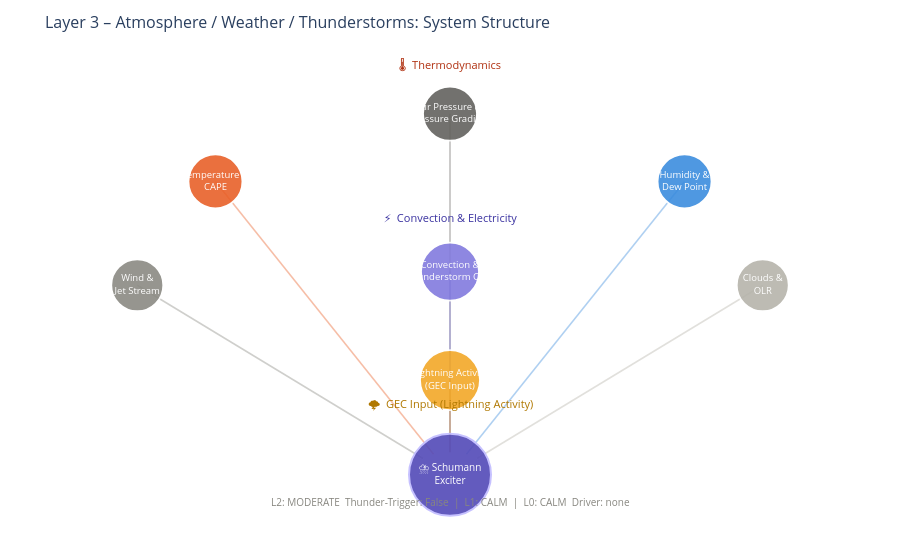

The notebook cell this image was saved under:
### Markdown cell above
---
## 1. System Structure: The Elements of Layer 3

### Code cell
elements = [
    {'name': 'Air Pressure &<br>Pressure Gradient', 'x': 0.50, 'y': 0.92, 'color': '#5F5E5A', 'sz': 54},
    {'name': 'Temperature &<br>CAPE',          'x': 0.20, 'y': 0.77, 'color': '#E85D24', 'sz': 54},
    {'name': 'Humidity &<br>Dew Point',         'x': 0.80, 'y': 0.77, 'color': '#378ADD', 'sz': 54},
    {'name': 'Wind &<br>Jet Stream',            'x': 0.10, 'y': 0.54, 'color': '#888780', 'sz': 52},
    {'name': 'Convection &<br>Thunderstorm Cells', 'x': 0.50, 'y': 0.57, 'color': '#7F77DD', 'sz': 58},
    {'name': 'Clouds &<br>OLR',               'x': 0.90, 'y': 0.54, 'color': '#B4B2A9', 'sz': 52},
    {'name': 'Lightning Activity<br>(GEC Input)', 'x': 0.50, 'y': 0.33, 'color': '#F2A623', 'sz': 60},
]
core = {'x': 0.50, 'y': 0.12}

fig = go.Figure()
for el in elements:
    dx = core['x'] - el['x']; dy = core['y'] - el['y']
    dist = math.sqrt(dx**2 + dy**2)
    t = 0.05 / dist
    fig.add_trace(go.Scatter(
        x=[el['x'], core['x'] - dx*t], y=[el['y'], core['y'] - dy*t],
        mode='lines', line=dict(color=el['color'], width=1.6), opacity=0.4,
        showlegend=False, hoverinfo='skip'
    ))

fig.add_trace(go.Scatter(
    x=[core['x']], y=[core['y']], mode='markers+text',
    marker=dict(size=82, color='#534AB7', opacity=0.90, line=dict(color='#C0BBFF', width=2)),
    text=['⛈️ Schumann<br>Exciter'], textposition='middle center',
    textfont=dict(size=10, color='white'), showlegend=False, hoverinfo='skip'
))
for el in elements:
    fig.add_trace(go.Scatter(
        x=[el['x']], y=[el['y']], mode='markers+text',
        marker=dict(size=el['sz'], color=el['color'], opacity=0.88,
                    line=dict(color='white', width=1.8)),
        text=[el['name']], textposition='middle center',
        textfont=dict(size=9.5, color='white'), showlegend=False,
        hovertemplate=el['name'].replace('<br>',' ') + '<extra></extra>'
    ))

for txt, px, py, col in [
    ('🌡️  Thermodynamics',             0.50, 1.00, '#B03010'),
    ('⚡  Convection & Electricity',   0.50, 0.65, '#3A32A0'),
    ('🌩️  GEC Input (Lightning Activity)', 0.50, 0.23, '#B07800'),
]:
    fig.add_annotation(x=px, y=py, text=txt, showarrow=False,
                       xref='paper', yref='paper', font=dict(size=11, color=col))

# Layer-Kontext
ctx_parts = []
if layer2: ctx_parts.append(f'L2: {layer2["level"].upper()}  Thunder-Trigger: {l2_thunder}')
if layer1: ctx_parts.append(f'L1: {layer1["level"].upper()}')
if layer0: ctx_parts.append(f'L0: {layer0["level"].upper()}  Driver: {layer0.get("dominant_driver","–")}')
if ctx_parts:
    fig.add_annotation(x=0.5, y=0.02, text='  |  '.join(ctx_parts), showarrow=False,
                       xref='paper', yref='paper', font=dict(size=10, color='#888780'))

fig.update_layout(
    title=dict(text='Layer 3 – Atmosphere / Weather / Thunderstorms: System Structure', font=dict(size=16)),
    xaxis=dict(showgrid=False, zeroline=False, visible=False, range=[-0.05, 1.05]),
    yaxis=dict(showgrid=False, zeroline=False, visible=False, range=[0.02, 1.05]),
    plot_bgcolor='rgba(0,0,0,0)', paper_bgcolor='rgba(0,0,0,0)',
    height=540, margin=dict(l=20, r=20, t=55, b=20)
)
fig.show()

### Figure 1 — Plotly figure (JSON) as saved in the notebook; plotly's stock layout.template omitted (floating-point values rounded to 4 significant figures)
{"data": [{"hoverinfo": "skip", "line": {"color": "#5F5E5A", "width": 1.6}, "mode": "lines", "opacity": 0.4, "showlegend": false, "type": "scatter", "x": [0.5, 0.5], "y": [0.92, 0.17]}, {"hoverinfo": "skip", "line": {"color": "#E85D24", "width": 1.6}, "mode": "lines", "opacity": 0.4, "showlegend": false, "type": "scatter", "x": [0.2, 0.479], "y": [0.77, 0.1654]}, {"hoverinfo": "skip", "line": {"color": "#378ADD", "width": 1.6}, "mode": "lines", "opacity": 0.4, "showlegend": false, "type": "scatter", "x": [0.8, 0.521], "y": [0.77, 0.1654]}, {"hoverinfo": "skip", "line": {"color": "#888780", "width": 1.6}, "mode": "lines", "opacity": 0.4, "showlegend": false, "type": "scatter", "x": [0.1, 0.4655], "y": [0.54, 0.1562]}, {"hoverinfo": "skip", "line": {"color": "#7F77DD", "width": 1.6}, "mode": "lines", "opacity": 0.4, "showlegend": false, "type": "scatter", "x": [0.5, 0.5], "y": [0.57, 0.17]}, {"hoverinfo": "skip", "line": {"color": "#B4B2A9", "width": 1.6}, "mode": "lines", "opacity": 0.4, "showlegend": false, "type": "scatter", "x": [0.9, 0.5345], "y": [0.54, 0.1562]}, {"hoverinfo": "skip", "line": {"color": "#F2A623", "width": 1.6}, "mode": "lines", "opacity": 0.4, "showlegend": false, "type": "scatter", "x": [0.5, 0.5], "y": [0.33, 0.17]}, {"hoverinfo": "skip", "marker": {"color": "#534AB7", "line": {"color": "#C0BBFF", "width": 2}, "opacity": 0.9, "size": 82}, "mode": "markers+text", "showlegend": false, "text": ["⛈️ Schumann<br>Exciter"], "textfont": {"color": "white", "size": 10}, "textposition": "middle center", "type": "scatter", "x": [0.5], "y": [0.12]}, {"hovertemplate": "Air Pressure & Pressure Gradient<extra></extra>", "marker": {"color": "#5F5E5A", "line": {"color": "white", "width": 1.8}, "opacity": 0.88, "size": 54}, "mode": "markers+text", "showlegend": false, "text": ["Air Pressure &<br>Pressure Gradient"], "textfont": {"color": "white", "size": 9.5}, "textposition": "middle center", "type": "scatter", "x": [0.5], "y": [0.92]}, {"hovertemplate": "Temperature & CAPE<extra></extra>", "marker": {"color": "#E85D24", "line": {"color": "white", "width": 1.8}, "opacity": 0.88, "size": 54}, "mode": "markers+text", "showlegend": false, "text": ["Temperature &<br>CAPE"], "textfont": {"color": "white", "size": 9.5}, "textposition": "middle center", "type": "scatter", "x": [0.2], "y": [0.77]}, {"hovertemplate": "Humidity & Dew Point<extra></extra>", "marker": {"color": "#378ADD", "line": {"color": "white", "width": 1.8}, "opacity": 0.88, "size": 54}, "mode": "markers+text", "showlegend": false, "text": ["Humidity &<br>Dew Point"], "textfont": {"color": "white", "size": 9.5}, "textposition": "middle center", "type": "scatter", "x": [0.8], "y": [0.77]}, {"hovertemplate": "Wind & Jet Stream<extra></extra>", "marker": {"color": "#888780", "line": {"color": "white", "width": 1.8}, "opacity": 0.88, "size": 52}, "mode": "markers+text", "showlegend": false, "text": ["Wind &<br>Jet Stream"], "textfont": {"color": "white", "size": 9.5}, "textposition": "middle center", "type": "scatter", "x": [0.1], "y": [0.54]}, {"hovertemplate": "Convection & Thunderstorm Cells<extra></extra>", "marker": {"color": "#7F77DD", "line": {"color": "white", "width": 1.8}, "opacity": 0.88, "size": 58}, "mode": "markers+text", "showlegend": false, "text": ["Convection &<br>Thunderstorm Cells"], "textfont": {"color": "white", "size": 9.5}, "textposition": "middle center", "type": "scatter", "x": [0.5], "y": [0.57]}, {"hovertemplate": "Clouds & OLR<extra></extra>", "marker": {"color": "#B4B2A9", "line": {"color": "white", "width": 1.8}, "opacity": 0.88, "size": 52}, "mode": "markers+text", "showlegend": false, "text": ["Clouds &<br>OLR"], "textfont": {"color": "white", "size": 9.5}, "textposition": "middle center", "type": "scatter", "x": [0.9], "y": [0.54]}, {"hovertemplate": "Lightning Activity (GEC Input)<extra></extra>", "marker": {"color": "#F2A623", "line": {"color": "white", "width": 1.8}, "opacity": 0.88, "size": 60}, "mode": "markers+text", "showlegend": false, "text": ["Lightning Activity<br>(GEC Input)"], "textfont": {"color": "white", "size": 9.5}, "textposition": "middle center", "type": "scatter", "x": [0.5], "y": [0.33]}], "layout": {"annotations": [{"font": {"color": "#B03010", "size": 11}, "showarrow": false, "text": "🌡️  Thermodynamics", "x": 0.5, "xref": "paper", "y": 1.0, "yref": "paper"}, {"font": {"color": "#3A32A0", "size": 11}, "showarrow": false, "text": "⚡  Convection & Electricity", "x": 0.5, "xref": "paper", "y": 0.65, "yref": "paper"}, {"font": {"color": "#B07800", "size": 11}, "showarrow": false, "text": "🌩️  GEC Input (Lightning Activity)", "x": 0.5, "xref": "paper", "y": 0.23, "yref": "paper"}, {"font": {"color": "#888780", "size": 10}, "showarrow": false, "text": "L2: MODERATE  Thunder-Trigger: False  |  L1: CALM  |  L0: CALM  Driver: none", "x": 0.5, "xref": "paper", "y": 0.02, "yref": "paper"}], "height": 540, "margin": {"b": 20, "l": 20, "r": 20, "t": 55}, "paper_bgcolor": "rgba(0,0,0,0)", "plot_bgcolor": "rgba(0,0,0,0)", "title": {"font": {"size": 16}, "text": "Layer 3 – Atmosphere / Weather / Thunderstorms: System Structure"}, "xaxis": {"range": [-0.05, 1.05], "showgrid": false, "visible": false, "zeroline": false}, "yaxis": {"range": [0.02, 1.05], "showgrid": false, "visible": false, "zeroline": false}}}
